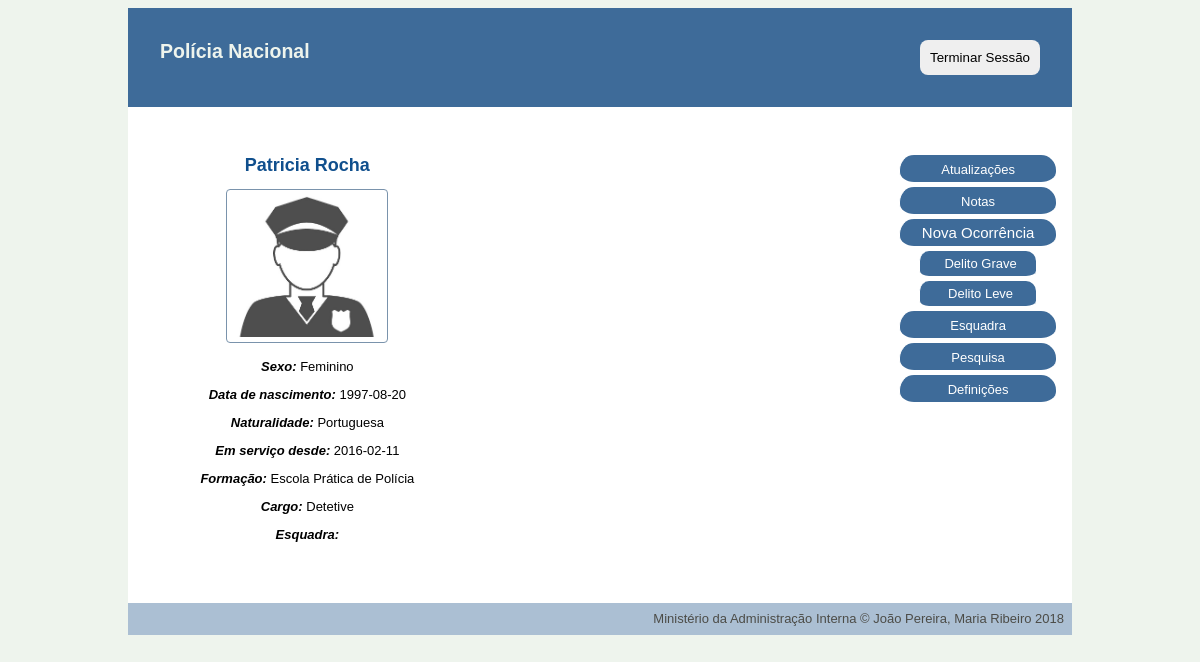
The app's page /pages/main.php (signed in), older data.
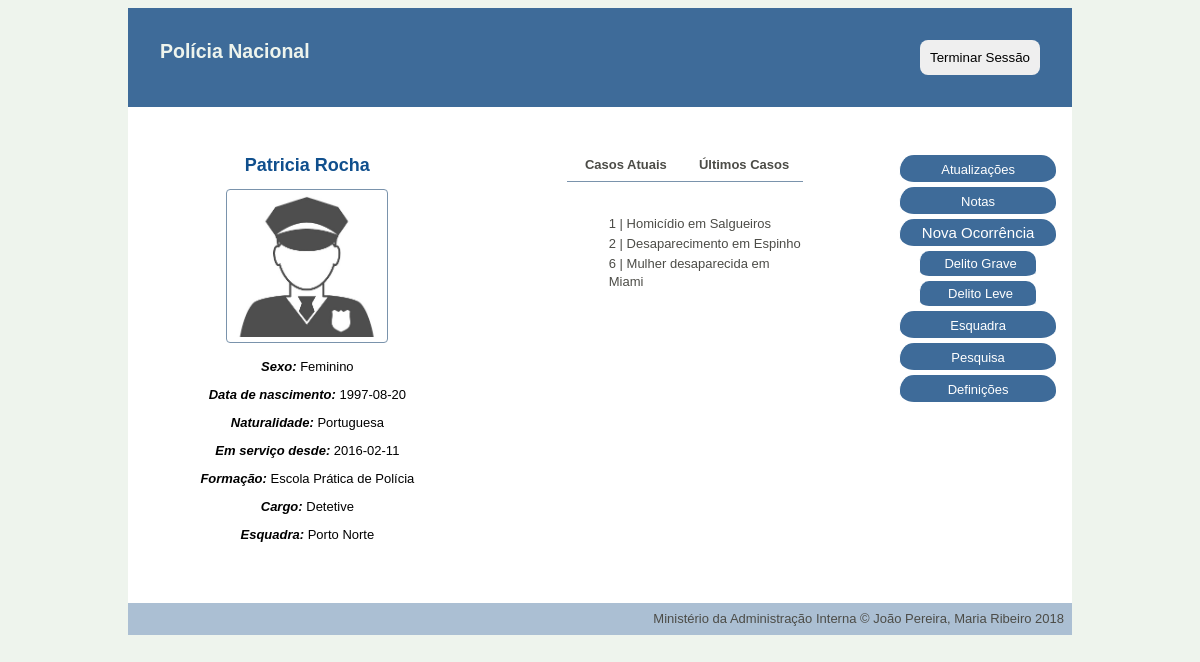
The same page, newer data.
### tables this page shows
CREATE TABLE stations (
    id INTEGER PRIMARY KEY,
    name VARCHAR NOT NULL,
    city VARCHAR NOT NULL,
    adress VARCHAR NOT NULL,
    chief VARCHAR REFERENCES personnel
);

CREATE TABLE occurrences (
    id INTEGER PRIMARY KEY,
    type integer REFERENCES occ_type NOT NULL,
    title VARCHAR NOT NULL,
    chief_detective VARCHAR REFERENCES personnel,
    state VARCHAR REFERENCES states NOT NULL ,
    oppening_date date NOT NULL,
    location VARCHAR NOT NULL,
    description VARCHAR NOT NULL,
    station VARCHAR REFERENCES stations NOT NULL
);

### database/connection.php (called while the page is built, shortened)
<?php $db = new PDO('sqlite:../database/database.db');
function getUserByUsername($username) {
  global $db;
  $query = $db->prepare('SELECT * FROM personnel WHERE username = ?');
  $query->execute(array($username));
  return $query->fetch();
}
function GetOccurrencesByUsernameAndMinorOccurrences($username,$station) {
  global $db;
  $query = $db->prepare('SELECT distinct occurrences.* FROM occurrences JOIN occ_type ON occurrences.type = occ_type.id LEFT JOIN works ON occurrences.id = works.id_occurrence WHERE (username_personnel=? OR (station=? AND relevance=1)) OR chief_detective=?');
  $query->execute([$username,$station,$username]);
  return $query->fetchAll();
}
function GetStationByID($id){
  global $db;
  $query = $db->prepare('SELECT * FROM stations WHERE id = ?');
  $query->execute([$id]);
  return $query->fetch();
}

### pages/main.php (the view, shortened to what this page needs)
 <?php
include_once('../database/connection.php');
$username = $_SESSION['username'];
?>
<!DOCTYPE html>
<html>
<head>
    <link href="../css/style.css" rel="stylesheet">
    <link href="../css/layout.css" rel="stylesheet">
</head>
<div class="container">
<?php include_once('../common/header_aside.php'); ?>
<body>
    <div id="left">
        <h1><?php echo $user['fullname']?></h1>
        <p> <?php if (isset($user['profile_pic'])) { ?>
            <img src="../profile_pic/<?=$username?>.jpg">
        <?php }else{?>
            <img src="../profile_pic/default/avatar.jpg">
        <?php }?></p>
        <p> <i> Sexo: </i> <?php echo $user['gender'] ?></p>
        <p> <i> Data de nascimento: </i> <?php echo $user['birthdate'] ?>  </p>
        <p> <i> Naturalidade:  </i><?php echo $user['naturality'] ?> </p>
        <p> <i> Em serviço desde: </i> <?php echo $user['start_service'] ?> </p>
        <p> <i> Formação: </i> <?php echo $user['school'] ?> </p>
        <p> <i> Cargo:  </i><?php echo $user['position'] ?> </p>
        <?php if ($user['position']!="Diretor Nacional"){?>
            <p> <i> Esquadra: </i> <?php echo $station['name'] ?></a></p>
        <?php } ?>
    </div>
    <?php if ($user['position']=='Diretor Nacional'){
        $occurrences=GetAllOccurrences();
    }elseif ($user['position']=='Chefe de Esquadra'){
        $occurrences=GetOccurrencesByStation($station['id']);
    }elseif ($user['position']=='Detetive'){
        $occurrences=GetOccurrencesByUsernameAndMinorOccurrences($username,$station['id']);
    }elseif ($user['position']=='Polícia'){
        $occurrences=GetOccurrencesByUsername($username);
    }
    if (!empty($occurrences)) { ?>
       <div id="right">
                <ul id="tab">
                    <li><a href="main.php">Casos Atuais</a></li>
                    <li><a href="main.php?work=past">Últimos Casos</a></li>
                </ul>
            <?php if (isset($work)) { ?>
                <div id="past_work">
                    <ul>
                        <?php foreach($occurrences as $occurrence) { ?>
                            <?php if ($occurrence['state']=='Fechado' or $occurrence['state']=='Arquivado') { ?>
                                <?php echo "<div id='each'> <li> <a href='single_occurrence.php?id=" . $occurrence['id'] . "'>" . $occurrence['id'] . " | " . $occurrence['title'] . "</a></li> </div>" ; ?>                             <? } ?>
                            <? } ?>
                    </ul>
                </div>
            <?php } else { ?>
                <div id="current_work">
                    <ul>
                        <?php foreach($occurrences as $occurrence) { ?>
                            <?php if ($occurrence['state']=='Aberto') {?>
                                <?php echo "<div id='each'> <li><a href='single_occurrence.php?id=" . $occurrence['id'] . "'>" . $occurrence['id'] . " | " . $occurrence['title'] . "</a></li> </div>" ; ?>
                            <? } ?>
                        <? } ?>
                    </ul>
                </div>
            <? } ?>
        </div>
    <? } ?>
</body>
<?php include_once('../common/footer.php'); ?>
</div>
</html>

Row changes from the older to the newer data that the page shows:
added stations: name "Porto Norte"
added occurrences: id "1", title "Homicídio em Salgueiros"
added occurrences: id "2", title "Desaparecimento em Espinho"
added occurrences: id "6", title "Mulher desaparecida em Miami"
Text that changed along with them:
text now shown: "Casos Atuais Últimos Casos"
